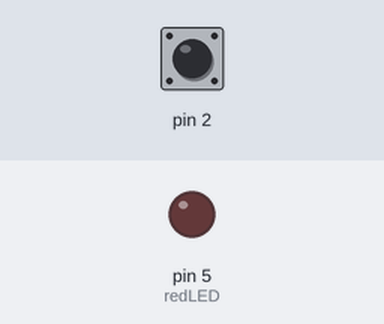
A sketch run on a simulated Arduino Uno, built with avr-gcc and run on an emulated ATmega328P. Shown: output pins drawn as LEDs (lit = HIGH). The inputs (shaded band) are chosen by the test bench; at power-on: pin 2 HIGH.

Above: at 1.2 s.
1.3 s: pin 2 pulled LOW for 0.15 s
At 1.37 s:
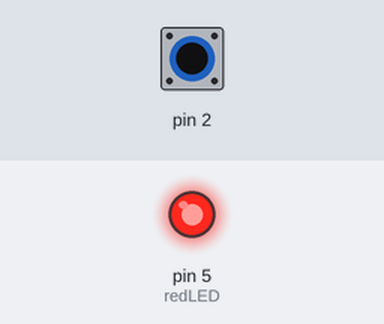
2.9 s: pin 2 pulled LOW for 3.2 s
At 7.4 s:
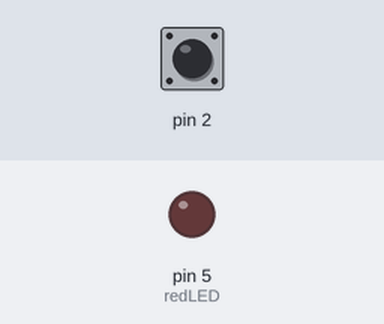
Timing chart, 0 to 8.9 s (numbered marks = the images above; inputs shaded):
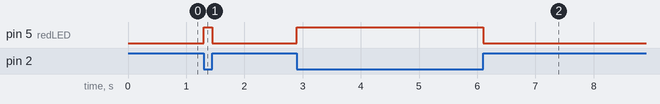

Measured:
- after the input at 1.3 s, pin 5 (redLED): LOW → HIGH at once, → LOW 0.15 s later
- after the input at 2.9 s, pin 5 (redLED): LOW → HIGH at once, → LOW 3.2 s later

The sketch:

Tilt_Sensor.ino
```cpp
// Tilt Ball
// Turn on red LED on tilt

const int redLED = 5;

void setup()
{
  pinMode(redLED,OUTPUT);//initialize the redLED as an output
  pinMode(2,INPUT);
  digitalWrite(2, HIGH);
}

void loop()
{
  int digitalVal = digitalRead(2);
  if(HIGH == digitalVal)
  {
    digitalWrite(redLED,LOW);
  }
  else
  {
    digitalWrite(redLED,HIGH);
  }
}
```
